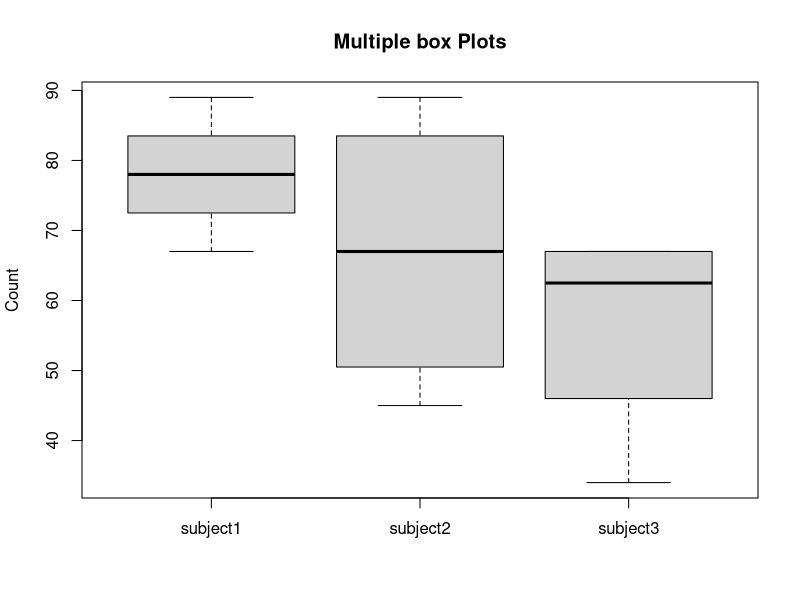
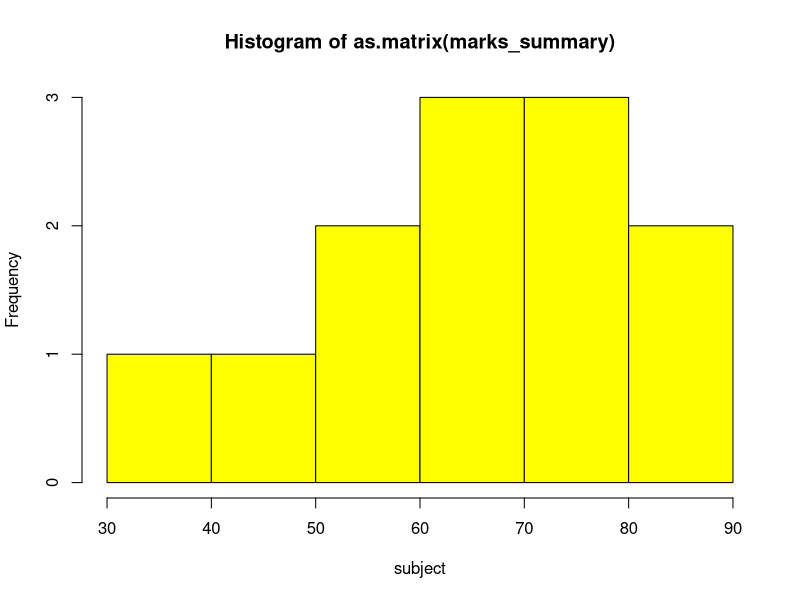

R code for these plots, in order:
#1. Create a data frame to store students marks and display the marks using a box plot and histogram for each subject
subject1 <- c(78,67,89,78) 
subject2 <- c(56,78,45,89) 
subject3 <- c(67,67,34,58) 
marks_summary <- data.frame(subject1,subject2,subject3) 

boxplot(as.matrix(marks_summary), 
main="Multiple box Plots", 
ylab="Count", 
beside=TRUE 
) 

hist(as.matrix(marks_summary),xlab="subject",col="yellow") 

